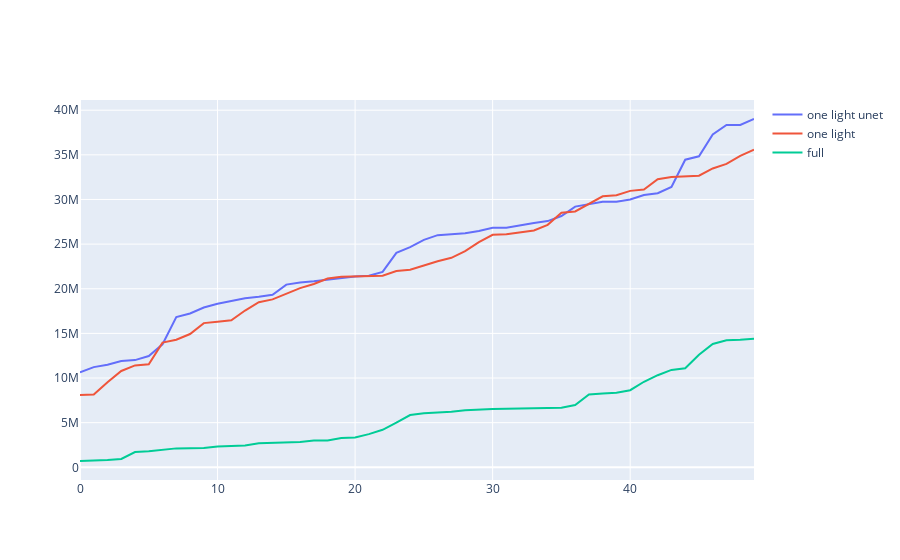

The notebook cell saved with this chart:
### Code cell
def chunks(lst, n):
    for i in range(0, len(lst), n):
        yield lst[i:i + n]

def calculate_err(path):
    files = os.listdir(path)
    sums = []
    for ff in chunks(files, 3):
        fake = np.asarray(Image.open(os.path.join(path, ff[0])))
        real = np.asarray(Image.open(os.path.join(path, ff[2])))
        sums.append(np.abs(np.sum(real-fake)))
    return sums
        
        
losses = calculate_err('./results/cel_shading_face_one_light_unet/test_latest/images')
losses.sort()
#cel_face_one_light
losses_def = calculate_err('./results/cel_shading_face_one_light/test_latest/images')
losses_def.sort()

losses_full = calculate_err('./results/cel_shading/test_latest/images')
losses_full.sort()

x = np.arange(len(losses))
fig = go.Figure()
fig.add_trace(go.Scatter(x=x, y=losses,
                    mode='lines',
                    name='one light unet'))
fig.add_trace(go.Scatter(x=x, y=losses_def,
                    mode='lines',
                    name='one light'))
fig.add_trace(go.Scatter(x=x, y=losses_full,
                    mode='lines',
                    name='full'))
